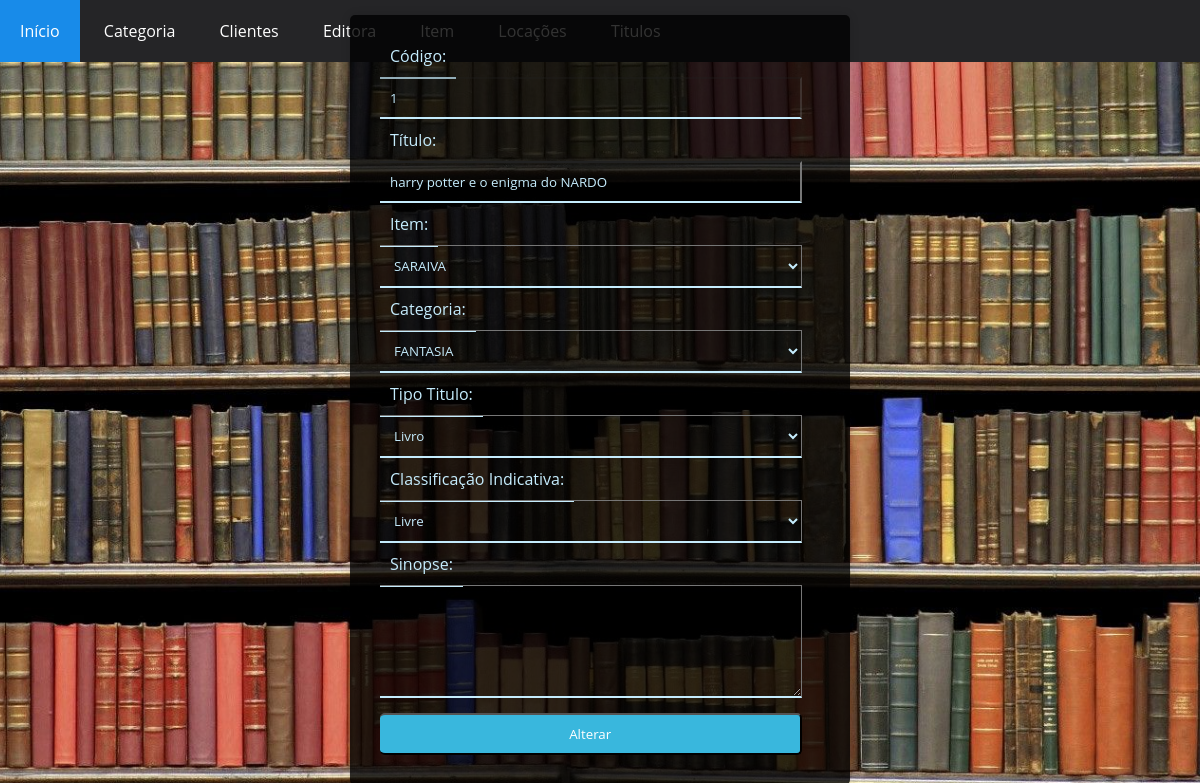
The app's page /Titulos/Alterar/alterar_Titulos.php?Id=1, older data.
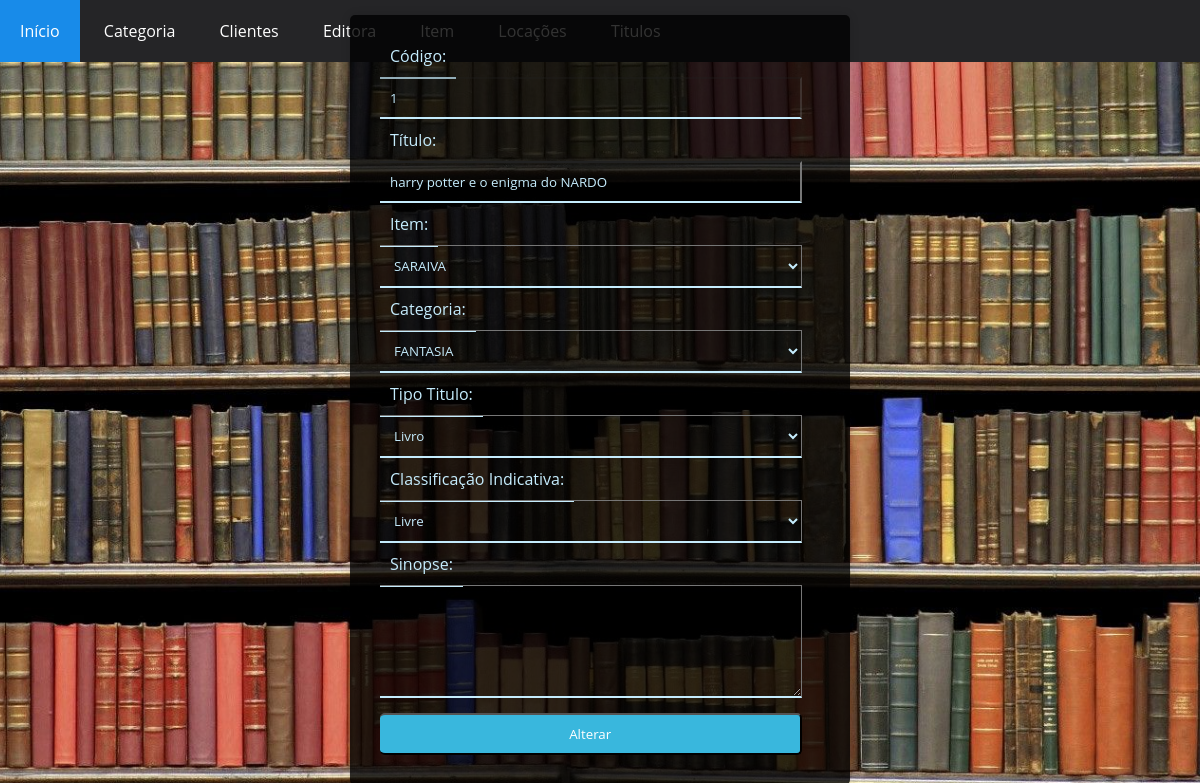
The same page, newer data.
### tables this page shows
CREATE TABLE `titulos` (
  `id_titulo` int(11) NOT NULL,
  `titulo` varchar(150) NOT NULL,
  `sinopse` varchar(150) NOT NULL,
  `classificacao` char(10) DEFAULT NULL,
  `tipo` char(20) DEFAULT NULL,
  `categoria_id` int(11) NOT NULL,
  `editora_id` int(11) NOT NULL
);

CREATE TABLE `editora` (
  `id_editora` int(11) NOT NULL,
  `razao_social` varchar(150) NOT NULL,
  `telefone` char(12) NOT NULL,
  `endereco` varchar(150) NOT NULL,
  `numero_endereco` int(11) NOT NULL,
  `complemento` varchar(150) NOT NULL,
  `cep` char(8) NOT NULL,
  `email` varchar(150) NOT NULL
);

CREATE TABLE `categoria` (
  `id_categoria` int(11) NOT NULL,
  `descricao` varchar(150) NOT NULL,
  `classificacao_indicativa` int(11) NOT NULL
);

### Titulos/Alterar/alterar_Titulos.php (the view, shortened to what this page needs)
<?php
include('../../conexao.php');
?>
<!DOCTYPE html>
<html lang="pt-br">
<head>
	<link rel="stylesheet" type="text/css" href="../Styles/site.css">
	<link rel="stylesheet" type="text/css" href="../../Styles/Cadastro.css">
	<link rel="stylesheet" type="text/css" href="../../Styles/menu.css">
</head>
<body>
	<nav id="menu-h">
		<?php
			include('../../menu.php');
		?>
	</nav>
	<div class="wrapper">
		<div class="cadastro">
			<div class="campos">
				<form action="alterar_Titulos_db.php" method="post">
					<?php
					$Id = $_GET['Id'];
					$sql = "SELECT T.ID_TITULO as Id,
								T.titulo,
								T.sinopse,
								T.classificacao,
								T.tipo,
								T.categoria_id IdCategoria,
								T.editora_id IdEditora
							FROM TITULOS T
							WHERE ID_TITULO = {$Id}";
					$query = mysqli_query($conexao, $sql);
					$dado = mysqli_fetch_array($query, MYSQLI_ASSOC);
					?>
					<label for="Id">Código:</label>
					<input type="text" name="Id" id="Id" maxlength="11" value="<?php echo $Id; ?>" disabled="true">
					<br>
					<label for="titulo">Título:</label>
					<input type="text" name="titulo" id="titulo" maxlength="150" value="<?php echo $dado['titulo']; ?>">
					<br>
					<label for="IdEditora">Item:</label>
					<select name="IdEditora" id="IdEditora">
						<?php
						$sql = "SELECT ID_EDITORA as IdEditora, razao_social FROM EDITORA";
						$query = mysqli_query($conexao, $sql);
						while ($item = mysqli_fetch_array($query, MYSQLI_ASSOC)) {
						?>
							<option value="<?php echo $item['IdEditora']; ?>"
								<?php if ($dado['IdEditora'] == $item['IdEditora'])
								{ ?>selected="selected" <?php } ?>><?php echo $item['razao_social']; ?>
							</option>
						<?php
						}
						?>
					</select>
					<br>
					<label for="IdCategoria">Categoria:</label>
					<select name="IdCategoria" id="IdCategoria">
						<?php
						$sql = "SELECT id_categoria as IdCategoria, descricao FROM categoria";
						$query = mysqli_query($conexao, $sql);
						while ($item = mysqli_fetch_array($query, MYSQLI_ASSOC)) {
						?>
							<option value="<?php echo $item['IdCategoria']; ?>"
								<?php if ($dado['IdCategoria'] == $item['IdCategoria'])
								{ ?>selected="selected" <?php } ?>><?php echo $item['descricao']; ?>
							</option>
						<?php
						}
						?>
					</select>
					<br>
					<label for="tipo">Tipo Titulo:</label>
					<select name="tipo" id="tipo">
						<option value="Livro" <?php if ($dado['tipo'] == 'Livro') { ?>selected="selected" <?php } ?>>Livro</option>
					</select>
					<br>
					<label for="classificacao">Classificação Indicativa:</label>
					<select name="classificacao" id="classificacao">
						<option value="1" <?php if ($dado['classificacao'] == '1') { ?>selected="selected" <?php } ?>>Livre</option>
					</select><br>
					<div class="sinopse">
						<label for="sinopse">Sinopse:</label>
						<textarea name="sinopse" id="sinopse" cols="40"  rows="5"value="<?php echo $dado['sinopse']; ?>"></textarea>
						<br>
					</div>
					<button class="btn" type="submit">Alterar</button>
				</form>
			</div>
		</div>
	</div>
</body>
</html>

Row changes from the older to the newer data that the page shows:
changed titulos "harry potter e o enigma do NARDO": tipo (not shown) → "Livro"; classificacao (not shown) → "Livre"
Text that changed along with them:
form field tipo: "Livro" → (not shown)
form field classificacao: "Livre" → (not shown)
